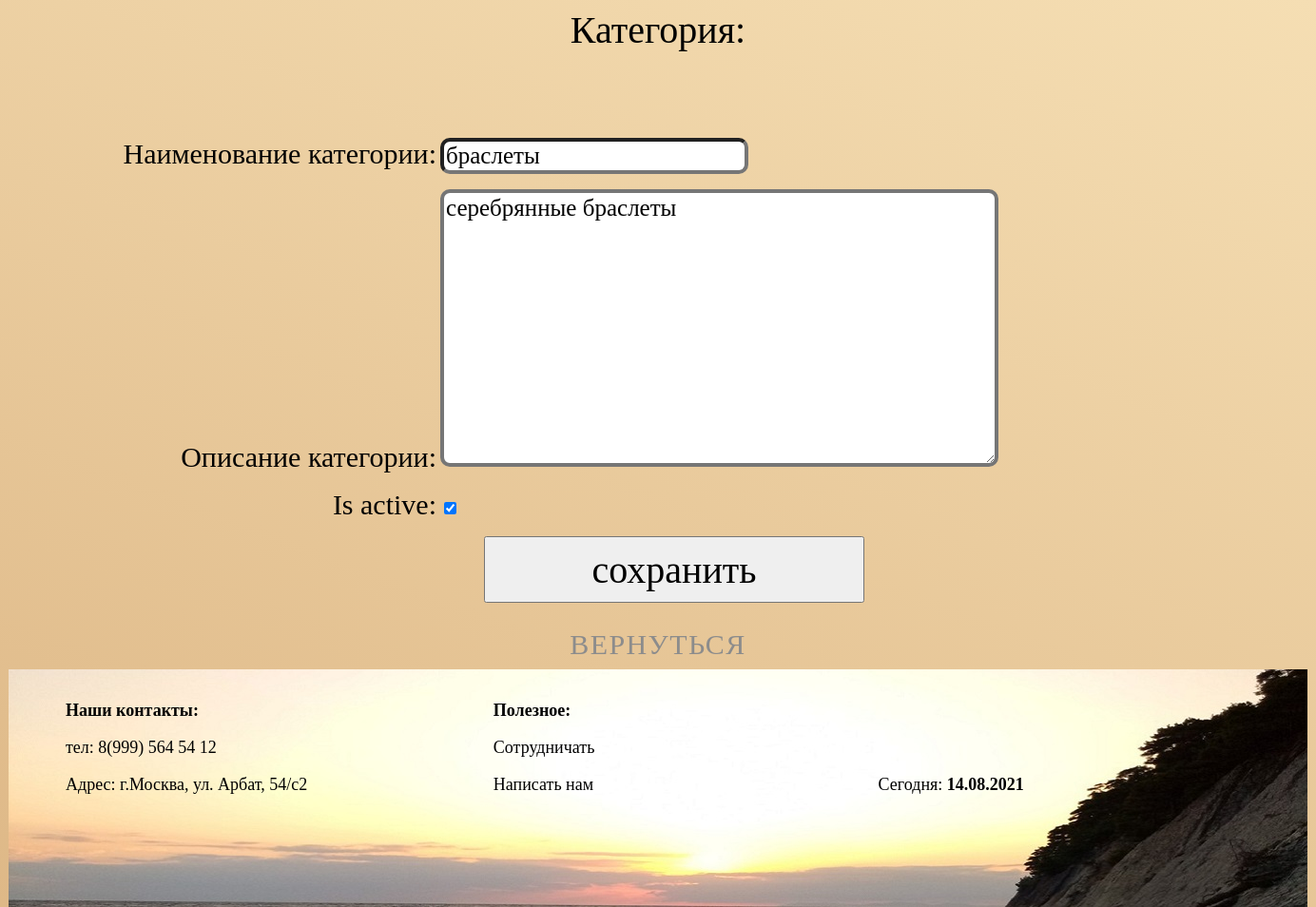
Screenshot of /app/admin/categories/category/1/update/ (signed in) with the database file from the repository.
### mainapp/models.py (models this page shows, shortened)
class CategoryProduct(models.Model):
    name = models.CharField(verbose_name='наименование категории', max_length=128, unique=True)
    description = models.TextField(verbose_name='описание категории', blank=True)
    is_active = models.BooleanField(default=True)

### adminapp/views.py (the view)
# urls.py: path('categories/category/<int:pk>/update/', adminapp.ProductCategoryUpdate.as_view(), name='category_update'),
class ProductCategoryUpdate(OnlySuperUserMixin, TitlePageMixin, UpdateView):
    page_title = 'админка/категории/редактирование'
    model = CategoryProduct
    success_url = reverse_lazy('adminapp:categories')
    form_class = AdminProductCategoryCreateForm

### adminapp/forms.py
class AdminProductCategoryCreateForm(forms.ModelForm):
    class Meta:
        model = CategoryProduct
        fields = '__all__'
    def __init__(self, *args, **kwargs):
        super().__init__(*args, **kwargs)
        for field_name, field in self.fields.items():
            field.widget.attrs['class'] = f'forminputreg1 {field_name}'

### adminapp/views.py (called while the page is built)
    @method_decorator(user_passes_test(lambda x: x.is_superuser))
    def dispatch(self, request, *args, **kwargs):
        return super().dispatch(request, *args, **kwargs)

    def get_context_data(self, *, object_list=None, **kwargs):
        data = super().get_context_data(object_list=None, **kwargs)
        data['page_title'] = self.page_title
        return data

### adminapp/templates/mainapp/categoryproduct_form.html (shortened to what this page needs)
{% extends 'adminapp/base.html' %}
{% block content%}
<div class="h2centeradmin clearfix">
    Категория:
</div>
<form class="formcateg" method="post" enctype="multipart/form-data">
    {{ form.as_p }}
    <button class="regbut1">сохранить</button>
</form>
<div class="adiv">
    <a href="{% url 'adminapp:categories' %}"
       class="alogin">
        вернуться
    </a>
</div>
{% endblock %}

### static/css/style.css (style rules this page uses)
html, body { height: 100%; font-family: "19842"; background: linear-gradient(21deg, #DEB887, #F5DEB3) fixed; }
.clearfix:after { content: ""; display: table; clear: both; }

### static/css/adminapp1.css (style rules this page uses)
.h2centeradmin { display: block; position: relative; font-size: 40px; width: 100%; text-align: center; margin-bottom: 90px; }
.forminputreg1 { font-size: 25px; font-family: '19842'; border-width: 4px; border-radius: 10px; text-align: left; }
.formcateg { display: block; width: 100%; text-align: left; }
.regbut1 { font-family: "19842"; font-size: 40px; width: 400px; height: 70px; margin-left: 500px; }

### static/css/log1.css (style rules this page uses)
label { display: inline-block; width: 450px; font-size: 30px; text-align: right; }
.adiv { display: block; margin: 0 auto; margin-top: 20px; width: 400px; height: 50px; text-align: center; border-radius: 15%; }
.alogin { display: block; text-decoration: none; width: 100%; height: 100%; color: #8c8c8c; font-weight: 300; letter-spacing: 1.4px; font-size: 30px; line-height: 48px; text-transform: uppercase; border-radius: 4px; }

### rows the page displays
CategoryProduct: name "браслеты", description "серебрянные браслеты", is_active "☑"
